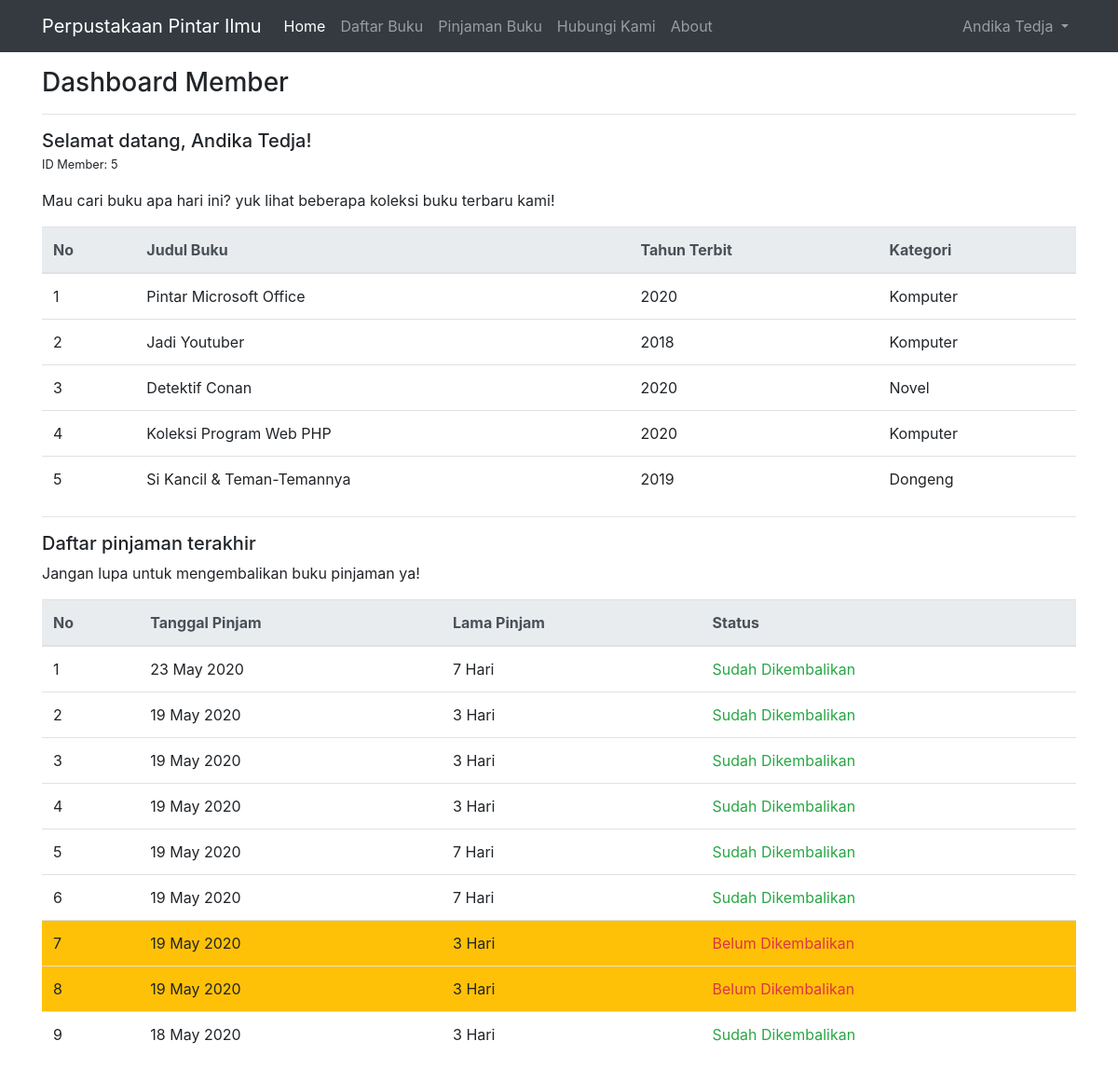
Page /member/index.php (signed in) on the committed database.
### tables this page shows
CREATE TABLE `users` (
  `id` int(11) NOT NULL,
  `username` varchar(32) NOT NULL,
  `password` varchar(128) NOT NULL,
  `role` char(1) DEFAULT NULL,
  `nama` varchar(64) DEFAULT NULL
);

CREATE TABLE `buku` (
  `id` int(11) NOT NULL,
  `judul` varchar(128) DEFAULT NULL,
  `id_penerbit` int(11) DEFAULT NULL,
  `tahun_terbit` char(4) DEFAULT NULL,
  `penulis` varchar(128) DEFAULT NULL,
  `isbn` varchar(20) DEFAULT NULL,
  `id_kategori` int(11) DEFAULT NULL,
  `tgl_input` date DEFAULT NULL
);

CREATE TABLE `kategori` (
  `id` int(11) NOT NULL,
  `nama_kategori` varchar(64) DEFAULT NULL,
  `keterangan` varchar(128) DEFAULT NULL
);

### member/index.php (the view, shortened to what this page needs)
<?php
include '../functions.php';
$username = $_SESSION['login'];
$sql = "SELECT id FROM users WHERE username ='$username'";
$id_member = mysqli_fetch_assoc(mysqli_query($db, $sql))['id'];
$sql = "SELECT buku.id, judul, tahun_terbit, kategori.nama_kategori FROM buku
        JOIN kategori ON id_kategori = kategori.id
        ORDER BY tgl_input DESC
        LIMIT 5";
$hasil = mysqli_query($db, $sql);
$buku = [];
while ($data = mysqli_fetch_assoc($hasil)) {
    $buku[] = $data;
}
$username = $_SESSION['login'];
$sql = "SELECT id FROM users WHERE username ='$username'";
$id = mysqli_fetch_assoc(mysqli_query($db, $sql))['id'];
$sql = "SELECT tanggal_pinjam, lama_pinjam, tanggal_kembali FROM pinjaman
        WHERE id_member = '$id'
        ORDER BY tanggal_pinjam DESC";
$hasil = mysqli_query($db, $sql);
$pinjaman = [];
while ($data = mysqli_fetch_assoc($hasil)) {
    $pinjaman[] = $data;
}
$title = 'Home';
?>
<?php include 'header.php' ?>
<div class="container py-3">
    <h3 class="mt-5 pt-2">Dashboard Member</h3>
    <hr>
    <div class="row mt-3">
        <div class="col-lg-12">
            <h5 class="mb-0">Selamat datang, <?= $nama ?>!</h5>
            <small class="m-0">ID Member: <?= $id_member ?></small>
            <p class="mt-3">Mau cari buku apa hari ini? yuk lihat beberapa koleksi buku terbaru kami!</p>
            <table class="table">
                <thead class="thead-light">
                    <tr>
                        <th>No</th>
                        <th>Judul Buku</th>
                        <th>Tahun Terbit</th>
                        <th>Kategori</th>
                    </tr>
                </thead>
                <tbody>
                    <?php $i = 1;
                    foreach ($buku as $b) : ?>
                        <tr>
                            <td><?= $i++ ?></td>
                            <td><?= $b['judul'] ?></td>
                            <td><?= $b['tahun_terbit'] ?></td>
                            <td><?= $b['nama_kategori'] ?></td>
                        </tr>
                    <?php endforeach ?>
                </tbody>
            </table>
            <hr>
            <h5 class="mt-3">Daftar pinjaman terakhir</h5>
            <p>Jangan lupa untuk mengembalikan buku pinjaman ya!</p>
            <table class="table">
                <thead class="thead-light">
                    <tr>
                        <th>No</th>
                        <th>Tanggal Pinjam</th>
                        <th>Lama Pinjam</th>
                        <th>Status</th>
                    </tr>
                </thead>
                <tbody>
                    <?php $i = 1;
                    foreach ($pinjaman as $p) : ?>
                        <?php
                        $tgl_skrg = date('Y-m-d');
                        $datediff = strtotime($tgl_skrg) - strtotime($p['tanggal_pinjam']);
                        $bedahari = abs(round($datediff / (60 * 60 * 24)));
                        if ($bedahari > $p['lama_pinjam'] && $p['tanggal_kembali'] == NULL) : ?>
                            <tr class="bg-warning">
                                <td><?= $i++ ?></td>
                                <td><?= date('d M Y', strtotime($p['tanggal_pinjam'])) ?></td>
                                <td><?= $p['lama_pinjam'] ?> Hari</td>
                                <?php if ($p['tanggal_kembali'] == NULL) : ?>
                                    <td class="text-danger">Belum Dikembalikan</td>
                                <?php else : ?>
                                    <td class="text-success">Sudah Dikembalikan</td>
                                <?php endif ?>
                            </tr>
                        <?php else : ?>
                            <tr>
                                <td><?= $i++ ?></td>
                                <td><?= date('d M Y', strtotime($p['tanggal_pinjam'])) ?></td>
                                <td><?= $p['lama_pinjam'] ?> Hari</td>
                                <?php if ($p['tanggal_kembali'] == NULL) : ?>
                                    <td class="text-danger">Belum Dikembalikan</td>
                                <?php else : ?>
                                    <td class="text-success">Sudah Dikembalikan</td>
                                <?php endif ?>
                            </tr>
                        <?php endif; ?>
                    <?php endforeach ?>
                </tbody>
            </table>
        </div>
    </div>
</div>
<?php include 'footer.php' ?>

### member/header.php (shortened to what this page needs)
<?php
$username = $_SESSION['login'];
$result = mysqli_query($db, "SELECT nama FROM users WHERE username = '$username'");
$nama = mysqli_fetch_assoc($result)['nama'];
?>
<!DOCTYPE html>
<html lang="en">
<head>
    <link rel="stylesheet" href="<?= BASE_URL ?>/css/bootstrap.min.css">
    <link rel="stylesheet" href="https://cdn.jsdelivr.net/npm/bootstrap-select@1.13.17/dist/css/bootstrap-select.min.css">
    <link rel="stylesheet" href="https://cdn.datatables.net/1.10.21/css/dataTables.bootstrap4.min.css">
    <link rel="stylesheet" href="https://cdn.datatables.net/responsive/2.2.4/css/responsive.bootstrap4.min.css">
</head>
<body>
    <nav class="navbar navbar-expand-lg navbar-dark bg-dark fixed-top">
        <div class="container">
            <a class="navbar-brand" href="">Perpustakaan Pintar Ilmu</a>
            <div class="collapse navbar-collapse" id="navigasiMain">
                <div class="navbar-nav mr-auto">
                    <a class="nav-item nav-link <?= ($title == 'Home' ? 'active' : '') ?>" href="<?= BASE_URL ?>/member">Home</a>
                    <a class="nav-item nav-link <?= ($title == 'Daftar Buku' ? 'active' : '') ?>" href="<?= BASE_URL ?>/member/daftar-buku.php">Daftar Buku</a>
                    <a class="nav-item nav-link <?= ($title == 'Daftar Pinjaman' ? 'active' : '') ?>" href="<?= BASE_URL ?>/member/daftar-pinjaman.php">Pinjaman Buku</a>
                    <a class="nav-item nav-link <?= ($title == 'Kontak' ? 'active' : '') ?>" href="<?= BASE_URL ?>/member/kontak.php">Hubungi Kami</a>
                    <a class="nav-item nav-link" href="<?= BASE_URL ?>/about.php">About</a>
                </div>
                <div class="navbar-nav ml-auto">
                    <li class="nav-item dropdown">
                        <a class="nav-link dropdown-toggle" href="#" id="navbarDropdown" role="button" data-toggle="dropdown" aria-haspopup="true" aria-expanded="false">
                            <?= $nama ?>
                        </a>
                    </li>
                </div>
            </div>
        </div>
    </nav>

### rows in the picture
users: nama "Andika Tedja", id "5"
buku: judul "Pintar Microsoft Office", tahun_terbit "2020", id_kategori.nama_kategori "Komputer"
buku: judul "Jadi Youtuber", tahun_terbit "2018", id_kategori.nama_kategori "Komputer"
buku: judul "Detektif Conan", tahun_terbit "2020", id_kategori.nama_kategori "Novel"
buku: judul "Koleksi Program Web PHP", tahun_terbit "2020", id_kategori.nama_kategori "Komputer"
buku: judul "Si Kancil & Teman-Temannya", tahun_terbit "2019", id_kategori.nama_kategori "Dongeng"

### other values in the picture
date('d M Y', strtotime($p['tanggal_pinjam'])) "23 May 2020"
$p['lama_pinjam'] "7"
date('d M Y', strtotime($p['tanggal_pinjam'])) "19 May 2020"
$p['lama_pinjam'] "3"
date('d M Y', strtotime($p['tanggal_pinjam'])) "18 May 2020"
